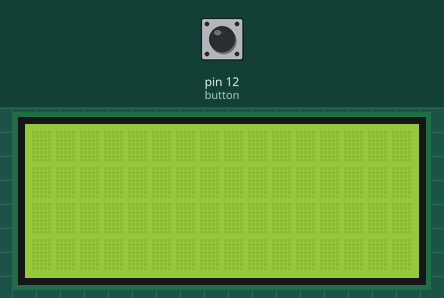
A sketch run on a simulated Arduino Mega 2560, built with avr-gcc and run on an emulated ATmega2560. Shown: 16×4 character LCD. The test bench sets the inputs (shaded band); at power-on: pin 12 (button) HIGH. What the sketch prints to the serial monitor is not drawn.

Above: at 1.2 s.
1.3 s: pin 12 (button) pulled LOW for 0.15 s
At 4.35 s:
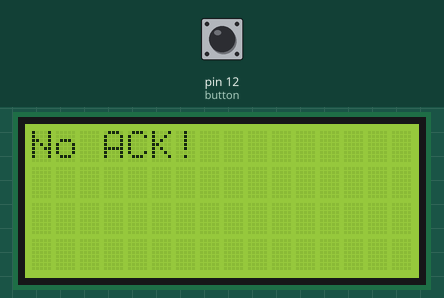
4.4 s: pin 12 (button) pulled LOW for 1 s
At 4.9 s:
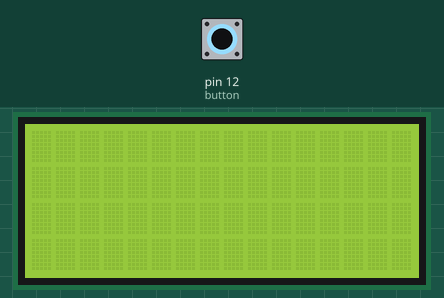
8.4 s: pin 12 (button) pulled LOW for 3.2 s
Timing chart, 0 to 11.4 s (numbered marks = the images above; inputs shaded):
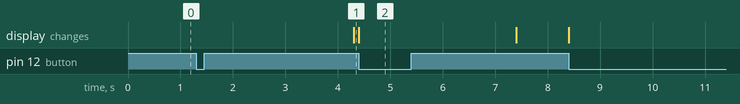

Measured:
- after the input at 1.3 s, the display: changes after 3.0 s (image 1)
- after the input at 4.4 s, the display: changes at once (image 2)

The sketch:

arduino.ino
```cpp
#include "serial-command.h"
#include <LiquidCrystal.h>

int button = 12;

SerialCommand serial(Serial);

LiquidCrystal lcd(7, 6, 5, 4, 3, 2);

Range address_range, data_range, response_range = {0,0};
Command button_pressed = {1, address_range, data_range, response_range};

void setup() {
  // put your setup code here, to run once:
  Serial.begin(250000);

  pinMode(button, INPUT_PULLUP);

  lcd.begin(16, 4);

}

void loop() {
  // put your main code here, to run repeatedly:
  static bool last_state = HIGH;

  //We're using a pull-up resistor so LOW means the button is pressed
  if (digitalRead(button) == LOW) {
    if (last_state == HIGH) {
      lcd.clear();
      if (serial.sendCommand(button_pressed)) {
        lcd.print("ACK Received!");
      } else {
        lcd.print("No ACK!");
      }
    }
    last_state = LOW;
  } else {
    last_state = HIGH;
  }

  /*
  byte response[64] = {0};
  byte response_length = 0;
  if (serial.getResponse(response, response_length) == true) {
    lcd.clear();
    lcd.print("Got a packet!");
    for (byte i = 0; i < response_length; i++) {
      lcd.print(response[i]);
      lcd.print(", ");
    }
  }
  */

}
```

serial-command.cpp
```cpp
/*

  arduino-serial library

  A library for sending commands and data between an Arduino and another
  device over a serial connection.

  While most Arduino boards only have one serial port, boards such as the
  Mega have multiple hardware UARTs, and more can be set-up using the
  SoftwareSerial library

  You can find more details on how this library works in the documentation
  in the GitHub repository https://github.com/peterjbunyan/arduino-serial

*/

#include "serial-command.h"

const Command SerialCommand::open_command = {253, {0,0}, {0,0}, {0,0}};
const Command SerialCommand::close_command = {254, {0,0}, {0,0}, {0,0}};
const Command SerialCommand::ack_command = {255, {0,0}, {0,0}, {0,0}};

/*
  Open the connection with the other party. As we opened the connection
  we will be the ones controlling it
*/
bool SerialCommand::open() {
  //TODO
}

/*
  Close the connection with the other party.
*/
bool SerialCommand::close() {
  //
}

/*
  Send a command to the other party and wait for the acknowledgement
*/
bool SerialCommand::sendCommand(Command command) {
  if ((command.address_length.min != 0)
        || (command.data_length.min != 0)) {
    return false;
  }

  byte packet[3] = {command.ID, 0, 0};

  return sendPacket(packet, 3);

}

/*
  Send a command to the other party and wait for the acknowledgement
*/
bool SerialCommand::sendCommand(Command command, byte address[],
                                int address_length,
                                byte data[], int data_length) {
  //TODO
}

/*
  Check to see if there is a packet we haven't read yet. If there is,
  decode it and copy the decoded data to the passed-in array then return
  true. If not, return false.
*/
bool SerialCommand::getResponse(byte data[], byte &data_length) {
  if (packet_received == true) {
    for (byte i = 0; i < received_bytes_length; i++) {
      data[i] = received_bytes[i];
    }
    data_length = received_bytes_length;
    packet_received = false;
    return true;
  }
  return false;
}

/*
  Encode an array of bytes into an array of ASCII hex numbers by first
  splitting each byte into two nibbles, then adding a value to convert
  them from their integer value to the ASCII value for that nibble.
*/
void SerialCommand::encodeBytes(byte bytes[], int bytes_length,
                                char encoded_bytes[]) {
  char single_byte[2] = {0};
  for (int i = 0; i < bytes_length; i++) {
    encodeByte(bytes[i], single_byte);
    encoded_bytes[i*2] = single_byte[0];
    encoded_bytes[(i*2)+1] = single_byte[1];
  }
}

/*
  Decode an array of ASCII hex numbers into bytes by converting each
  char back to a nibble, then combining each pair of nibbles in to a
  byte.
*/
void SerialCommand::decodeBytes(char characters[], int bytes_length,
                                byte decoded_characters[]) {

  for (int i = 0; i < (bytes_length / 2); i++) {
    decoded_characters[i] = (asciiToNibble(characters[i*2]) << 4);
    decoded_characters[i] |= asciiToNibble(characters[(i*2)+1]);
  }

}

/*
  Encode a single byte as an ASCII Hex number by first splitting the byte
  into two nibbles, then adding a value to convert the nibbles from their
  integer value to the ASCII value for that nibble.
*/

void SerialCommand::encodeByte(byte data, char encoded_byte[]) {
  auto high_nibble = [](byte x) {return (x >> 4) & 0xF; };
  auto low_nibble = [](byte x) {return x & 0xF; };

  encoded_byte[0] = nibbleToASCII(high_nibble(data));
  encoded_byte[1] = nibbleToASCII(low_nibble(data));

}

/*
  Converts a nibble (stored as a byte as C++ doesn't have a type for
  nibbles) into an ASCII character representing it's value in Hex
  Hex 0..9 becomes ASCII 48..57
  Hex A..F becomes ASCII 65..70
*/
char SerialCommand::nibbleToASCII(byte data) {
  if (data < 10) {
    return data += 48;
  } else {
    return data  += 55;
  }
}

/*
  Converts a nibble (stored as a byte as C++ doesn't have a type for
  nibbles) into an ASCII character representing it's value in Hex
  ASCII 48..57 becomes Hex 0..9
  ASCII 65..70 becomes Hex A..F
*/
byte SerialCommand::asciiToNibble(char character) {
  if (character <= '9') {
    return character -= 48;
  } else {
    return character  -= 55;
  }
}

/*
  Sends a packet with a header and footer added, and waits for an ACK
  response. Tried 3 times and returns if we got a successful ACK or not.
*/
bool SerialCommand::sendPacket(byte data[], int data_length) {

  byte packet_length = data_length*2;
  byte packet[packet_length];
  encodeBytes(data, data_length, packet);

  byte tries = 0;

  while (tries < 3) {
    tries++;
    serial.write("++");
    serial.write(packet, packet_length);
    serial.write("--");
    if (receivePacket() && (received_bytes[0] == ack_command.ID)) {
      return true;
    }
  }

  return false;

}

/*
  Receive and store a packet. This is a blocking function and won't return
  until a packet has been received or the timeout has expired. Returns
  true if the packet is correctly formed and false if it is not or if no
  packet is received. A  formed packets has between 6 and 60 bytes, and
  the number of bytes is even (Each data byte is encoded as two bytes in
  the packet).
*/
bool SerialCommand::receivePacket(unsigned long timeout = 1000) {
  unsigned long start_time = millis();
  unsigned long elapsed_time = 0;

  MessageState state = HEADER;
  byte header_count = 0;
  //Max data size is max packet length (64) minus two bytes each for the
  //header and footer
  byte data_buffer[60];
  byte data_length = 0;
  byte data_byte = 0;

  while ((state == HEADER) && (elapsed_time < timeout)) {
    if (serial.available()) {
      if (serial.read() == '+') {
        header_count++;
        if (header_count >= 2) {
          state = DATA;
        }
      } else {
        header_count = 0;
      }
    }
    elapsed_time = millis() - start_time;
  }

  while ((state == DATA) && (elapsed_time < timeout)) {
    if (serial.available()) {
      data_byte = serial.read();
      if (isHexChar(data_byte)) {
        data_buffer[data_length++] = data_byte;
        if (data_length >= 60) {
          return false;
        }
      } else if (data_byte == '-') {
        state = FOOTER;
      } else {
        return false;
      }
    }
    elapsed_time = millis() - start_time;
  }

  if ((data_length < 6) || ((data_length % 2) != 0)) {
    return false;
  }

  while (elapsed_time < timeout) {
    if (serial.available()) {
      if (serial.read() == '-'){
        decodeBytes(data_buffer, data_length, received_bytes);
        received_bytes_length = data_length/2;
        packet_received = true;
        return true;
      }
    }
    elapsed_time = millis() - start_time;
  }

  return false;

}

/*
  A helper method to check if a byte is an ASCII character the represents
  a Hex digit (0..9 and A..F)
*/
bool SerialCommand::isHexChar(char character) {
  if (('0' <= character) && (character <= '9')) {
    return true;
  } else if (('A' <= character) && (character <= 'F')) {
    return true;
  } else {
    return false;
  }
}
```

serial-command.h
```cpp
/*

  arduino-serial library

  A library for sending commands and data between an Arduino and another
  device over a serial connection.

  While most Arduino boards only have one serial port, boards such as the
  Mega have multiple hardware UARTs, and more can be set-up using the
  SoftwareSerial library

  You can find more details on how this library works in the documentation
  in the GitHub repository https://github.com/peterjbunyan/arduino-serial

*/

#include <arduino.h>

#ifndef SERIAL_COMMAND_h
#define  SERIAL_COMMAND_h

struct Range {
  byte min;
  byte max;
};

struct Command {
  int ID;
  Range address_length;
  Range data_length;
  Range response_length;
};

enum MessageState {
  HEADER = 0,
  DATA = 1,
  FOOTER = 2
};

class SerialCommand {

  public:

    SerialCommand(Stream& stream = Serial) : serial(stream) {};
    bool open();
    bool close();
    bool sendCommand(Command command);
    bool sendCommand(Command command, byte address[],
                      int address_length, byte data[], int data_length);
    bool getResponse(byte data[], byte &data_length);

  private:

    Stream& serial;

    //Command variables
    static const Command open_command, close_command, ack_command;
    volatile byte received_bytes[30] = {0};
    volatile byte received_bytes_length = 0;
    volatile bool packet_received = false;

    //Helper methods
    void encodeBytes(byte bytes[],
                      int bytes_length, char encoded_bytes[]);
    void decodeBytes(char characters[],
                      int bytes_length, byte decoded_characters[]);
    void encodeByte(byte data, char encoded_byte[]);
    char nibbleToASCII(byte data);
    byte asciiToNibble(char character);
    bool sendPacket(byte packet[], int packet_length);
    bool receivePacket(unsigned long timeout = 1000);
    bool isHexChar(char character);

};

#endif
```
